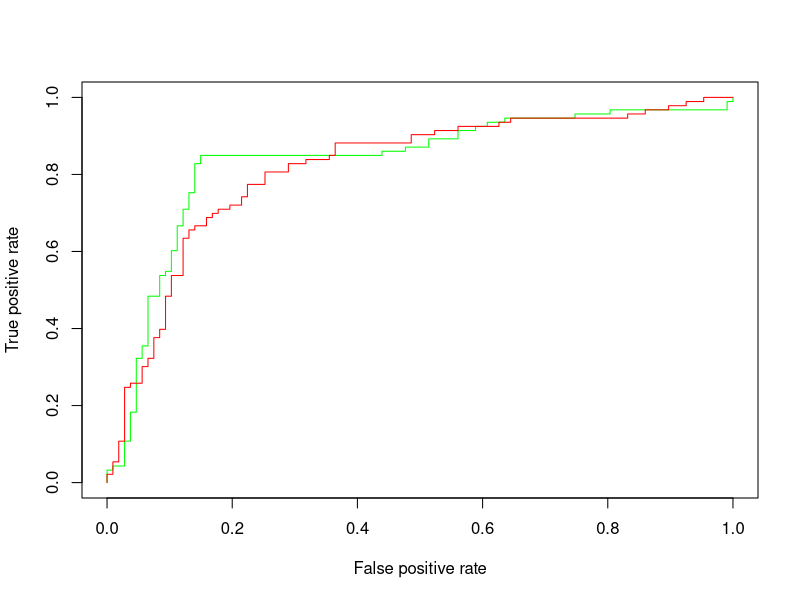

R code for this plot:
library(ROCR)

data(ROCR.simple)
pred =prediction(ROCR.simple$predictions, ROCR.simple$labels )
pred2= prediction(abs(ROCR.simple$predictions + 
                          rnorm(length(ROCR.simple$predictions), 0, 0.1)), 
                    ROCR.simple$labels)
perf <- performance( pred, "tpr", "fpr" )
perf2 <- performance(pred2, "tpr", "fpr")
plot( perf,col="green")
plot(perf2, add = TRUE,col="red")
